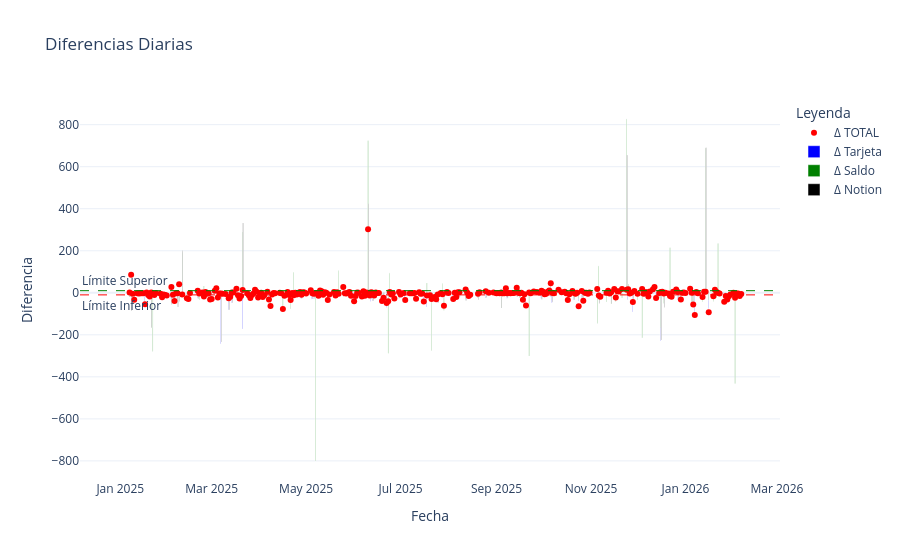

Write notebook code for a chart like this one.
### Code cell
graficar_diferencias(df_dif_desc)

### Figure 1 — Plotly figure (JSON) as saved in the notebook; plotly's stock layout.template omitted (floating-point values rounded to 4 significant figures; data arrays with more than 128 entries replaced by an {"elided": "..."} marker saying what was removed)
{"data": [{"hovertemplate": "<b>%{x}</b><br>Valor: %{y}<br>Descripción: %{text}", "line": {"color": "red"}, "mode": "markers", "name": "Δ TOTAL", "text": {"elided": "297 str values"}, "type": "scatter", "x": {"elided": "297 str values"}, "y": {"elided": "297 float values"}}, {"hovertemplate": "<b>%{x}</b><br>Tarjeta: %{y}<br>Descripción: %{text}", "marker": {"color": "blue"}, "name": "Δ Tarjeta", "text": {"elided": "297 str values"}, "type": "bar", "x": {"elided": "297 str values"}, "y": {"elided": "297 float values"}}, {"hovertemplate": "<b>%{x}</b><br>Saldo: %{y}<br>Descripción: %{text}", "marker": {"color": "green"}, "name": "Δ Saldo", "text": {"elided": "297 str values"}, "type": "bar", "x": {"elided": "297 str values"}, "y": {"elided": "297 float values"}}, {"marker": {"color": "black"}, "name": "Δ Notion", "text": {"elided": "297 str values"}, "type": "bar", "x": {"elided": "297 str values"}, "y": {"elided": "297 float values"}}], "layout": {"annotations": [{"showarrow": false, "text": "Límite Superior", "x": 0, "xanchor": "left", "xref": "x domain", "y": 10, "yanchor": "bottom", "yref": "y"}, {"showarrow": false, "text": "Límite Inferior", "x": 0, "xanchor": "left", "xref": "x domain", "y": -10, "yanchor": "top", "yref": "y"}], "legend": {"title": {"text": "Leyenda"}}, "shapes": [{"line": {"color": "green", "dash": "dash", "width": 1}, "type": "line", "x0": 0, "x1": 1, "xref": "x domain", "y0": 10, "y1": 10, "yref": "y"}, {"line": {"color": "red", "dash": "dash", "width": 1}, "type": "line", "x0": 0, "x1": 1, "xref": "x domain", "y0": -10, "y1": -10, "yref": "y"}], "title": {"text": "Diferencias Diarias"}, "xaxis": {"title": {"text": "Fecha"}}, "yaxis": {"title": {"text": "Diferencia"}}}}
